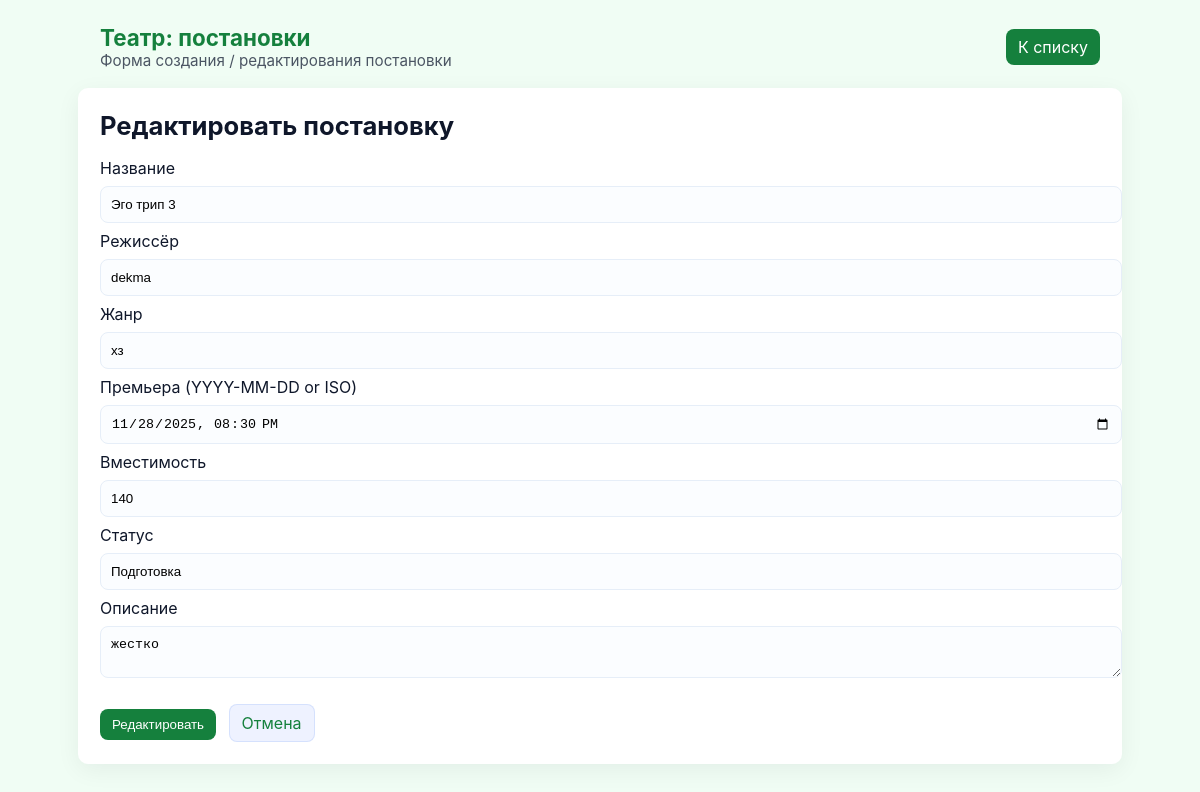
The app's page /edit/4 with its own data.
### app.py (models this page shows, shortened)
class Production(db.Model):
    id = db.Column(db.Integer, primary_key=True)
    title = db.Column(db.String(200), nullable=False)
    description = db.Column(db.Text, nullable=True)
    director = db.Column(db.String(120), nullable=True)
    genre = db.Column(db.String(80), nullable=True)
    premiere_date = db.Column(db.DateTime, nullable=True)
    capacity = db.Column(db.Integer, nullable=False, default=0)
    status = db.Column(db.String(40), nullable=False, default='Подготовка')
    created_at = db.Column(db.DateTime, default=datetime.utcnow)

### app.py (the view, shortened to what this page needs)
@app.route('/edit/<int:prod_id>', methods=['GET', 'POST'])
def edit(prod_id):
    prod = Production.query.get_or_404(prod_id)
    return render_template('form.html', action='Редактировать', production=prod)

### templates/form.html (shortened to what this page needs)
<!doctype html>
<html lang="ru">
<head>
  <link rel="stylesheet" href="/static/style.css">
</head>
<body>
  <div class="site-header">
    <div>
      <div class="brand">Театр: постановки</div>
      <div class="subtitle">Форма создания / редактирования постановки</div>
    </div>
    <div>
      <a href="/" class="btn">К списку</a>
    </div>
  </div>
  <div class="container">
    <h1>{{ action }} постановку</h1>
    <form method="post">
      <label>Название<br>
        <input type="text" name="title" value="{{ production.title if production else '' }}" required>
      </label>
      <label>Режиссёр<br>
        <input type="text" name="director" value="{{ production.director if production else '' }}">
      </label>
      <label>Жанр<br>
        <input type="text" name="genre" value="{{ production.genre if production else '' }}">
      </label>
      <label>Премьера (YYYY-MM-DD or ISO)<br>
        <input type="datetime-local" name="date" value="{{ production.premiere_date.strftime('%Y-%m-%dT%H:%M') if production and production.premiere_date else '' }}">
      </label>
      <label>Вместимость<br>
        <input type="number" name="capacity" min="0" value="{{ production.capacity if production else 0 }}">
      </label>
      <label>Статус<br>
        <input type="text" name="status" value="{{ production.status if production else 'Подготовка' }}">
      </label>
      <label>Описание<br>
        <textarea name="description">{{ production.description if production else '' }}</textarea>
      </label>
      <div class="form-actions">
        <button type="submit">{{ action }}</button>
        <a href="/" class="button secondary">Отмена</a>
      </div>
    </form>
  </div>
</body>
</html>

### static/style.css (style rules this page uses)
:root { --bg:#f0fdf4; --card:#ffffff; --muted:#4b5563; --primary:#15803d; --accent:#10b981; --success:#16a34a; --danger:#ef4444; --radius:10px; }
body { font-family:Inter,Segoe UI,Arial,Helvetica,sans-serif;background:var(--bg);color:#0f172a;margin:0;padding:24px }
.site-header { max-width:1000px;margin:0 auto 18px;display:flex;align-items:center;justify-content:space-between }
.site-header .brand { font-size:1.4rem;font-weight:700;color:var(--primary) }
.site-header .subtitle { font-size:0.95rem;color:var(--muted) }
.container { max-width:1000px;margin:0 auto;background:var(--card);padding:22px;border-radius:var(--radius);box-shadow:0 6px 24px rgba(15,23,42,0.06) }
h1 { margin-top:0;font-size:1.6rem }
form input[type=text], form input[type=datetime-local], form input[type=number], form textarea { width:100%;padding:10px;margin:8px 0;border:1px solid #e6eef8;border-radius:8px;background:#fbfdff }
.btn, a.button { display:inline-block;margin-left:8px;padding:8px 12px;background:var(--primary);color:#fff;border-radius:8px;text-decoration:none;border:none }
button { padding:8px 12px;border-radius:8px;border:none;background:var(--primary);color:#fff }
.btn.secondary, a.button.secondary { background:#eef2ff;color:var(--primary);border:1px solid rgba(37,99,235,0.12) }
.form-actions { margin-top:14px }

### records on screen
Production: title "Эго трип 3", director "dekma", genre "хз", date "11/28/2025 20:30", capacity "140", status "Подготовка", description "жестко"

### other values on screen
{{ action }} "Редактировать"
